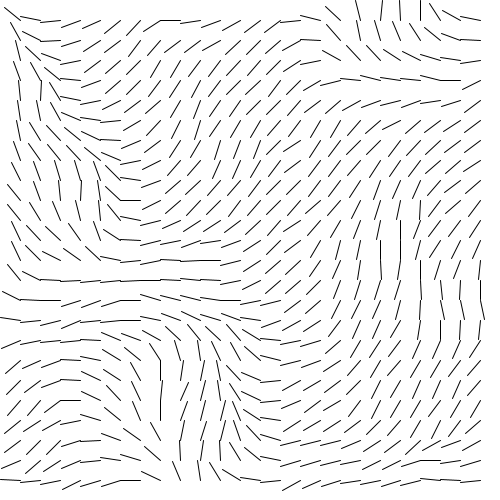
Frame 1 (no input)
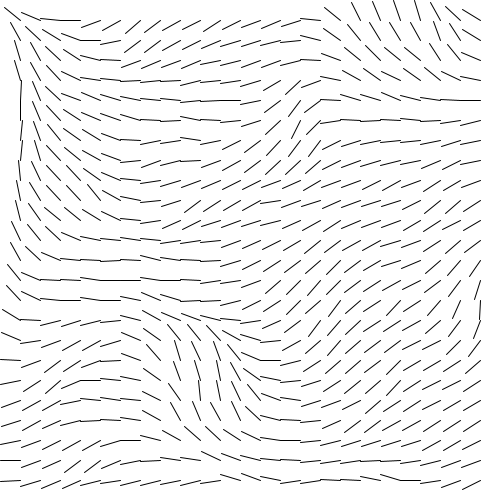
Frame 60 (the mouse pressed at the canvas centre just before this capture)
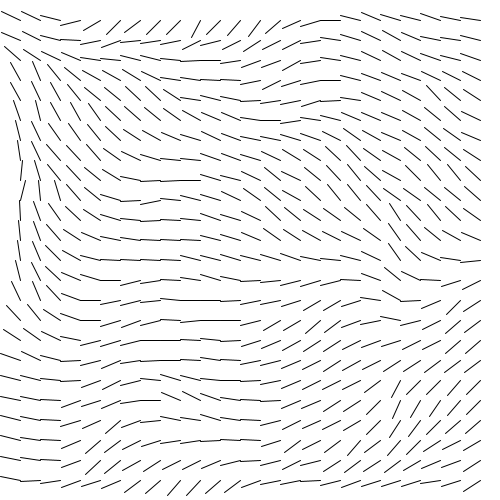
Frame 120 (the mouse held since frame 60 and released just before this capture)

The Processing sketch that drew these frames (run headless with seeded random() and noise(); from frame 60 on, the mouse is pressed at the canvas centre):

// Processing sketch: e07_flow
// ── e07_flow.pde
float z = 0.0;

void setup() {
  size(500, 500);
  background(255);
  noiseDetail(10);
}

void draw() {
  background(255);
  for (int x = 20; x < 500; x = x + 20)
  {
    for (int y = 20; y < 500; y = y + 20)
    {
      float kat = noise(x*0.005, y*0.005, z)*2*PI;
      float vx = cos(kat)*20;
      float vy = sin(kat)*20;
      line(x, y, x+vx, y+vy);
    }
  }
  z = z + 0.005;
  println(frameRate);
}
